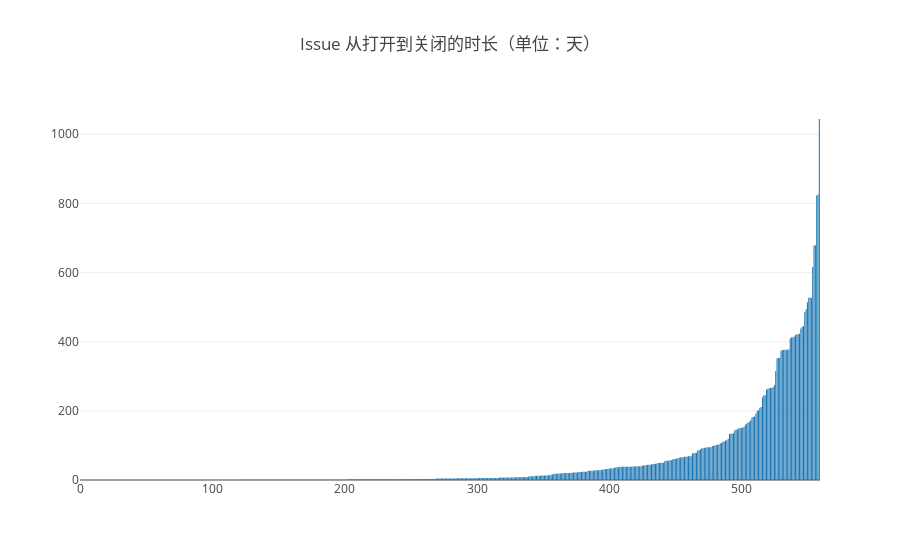

The cell this chart's notebook holds for it:
### Markdown cell above
将时长进行排序，并用柱状图展示

### Code cell
query(
    `SELECT duration FROM (
        SELECT toRelativeDayNum(issue_closed_at) - toRelativeDayNum(issue_created_at) AS duration FROM github_log.year2015 WHERE repo_id='32665718' AND type='IssuesEvent' AND duration>=0
        UNION ALL
        SELECT toRelativeDayNum(issue_closed_at) - toRelativeDayNum(issue_created_at) AS duration FROM github_log.year2016 WHERE repo_id='32665718' AND type='IssuesEvent' AND duration>=0
        UNION ALL
        SELECT toRelativeDayNum(issue_closed_at) - toRelativeDayNum(issue_created_at) AS duration FROM github_log.year2017 WHERE repo_id='32665718' AND type='IssuesEvent' AND duration>=0
        UNION ALL
        SELECT toRelativeDayNum(issue_closed_at) - toRelativeDayNum(issue_created_at) AS duration FROM github_log.year2018 WHERE repo_id='32665718' AND type='IssuesEvent' AND duration>=0
        UNION ALL
        SELECT toRelativeDayNum(issue_closed_at) - toRelativeDayNum(issue_created_at) AS duration FROM github_log.year2019 WHERE repo_id='32665718' AND type='IssuesEvent' AND duration>=0
    ) ORDER BY duration`
).then(data => {
    var durations = [], indices = [];
    data.forEach(d => {
        durations.push(d.duration);
    });
    indices = durations.map((_, i) => {return i;});
    openDigger.render.plotly([
        {x: indices, y: durations, type: 'bar'}
    ], {
        title: 'Issue 从打开到关闭的时长（单位：天）',
    });
})

### Figure 1 — Plotly figure (JSON) as saved in the notebook; plotly's stock layout.template omitted (floating-point values rounded to 4 significant figures; data arrays with more than 128 entries replaced by an {"elided": "..."} marker saying what was removed)
{"data": [{"type": "bar", "x": {"elided": "560 int values"}, "y": {"elided": "560 str values"}}], "layout": {"autosize": true, "title": {"text": "Issue 从打开到关闭的时长（单位：天）"}, "xaxis": {"autorange": true, "range": [-0.5, 559.5], "type": "linear"}, "yaxis": {"autorange": true, "range": [0, 1099.0], "type": "linear"}}}
